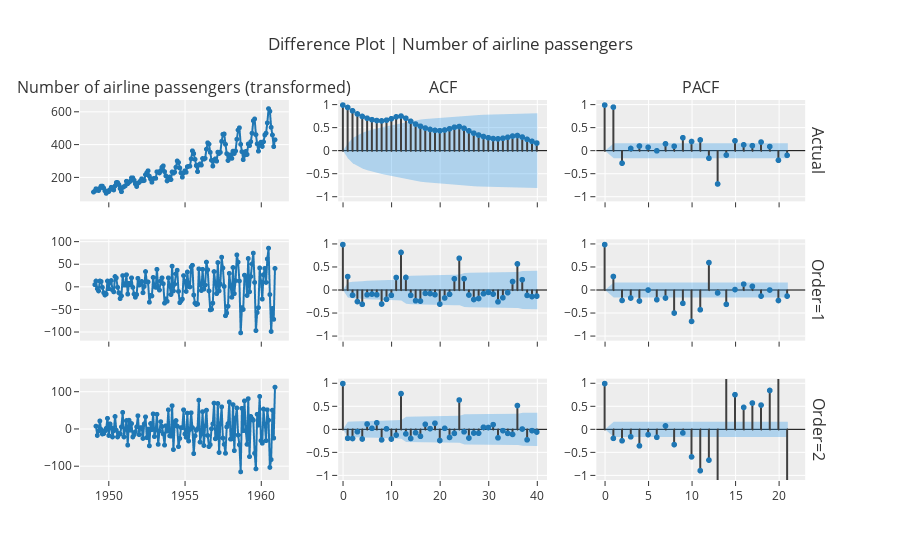

Notebook code cell kept with this figure:
### Code cell
plot_model(plot="diff", data_kwargs={"order_list": [1, 2], "acf": True, "pacf": True})
